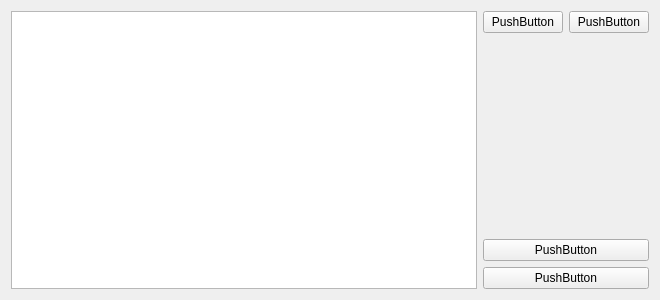
<?xml version="1.0" encoding="UTF-8"?>
<ui version="4.0">
 <class>graphwidget</class>
 <widget class="QWidget" name="graphwidget">
  <property name="geometry">
   <rect>
    <x>0</x>
    <y>0</y>
    <width>660</width>
    <height>300</height>
   </rect>
  </property>
  <property name="windowTitle">
   <string>Form</string>
  </property>
  <layout class="QGridLayout" name="gridLayout">
   <item row="0" column="1">
    <widget class="QPushButton" name="pushButton_2">
     <property name="text">
      <string>PushButton</string>
     </property>
    </widget>
   </item>
   <item row="0" column="2">
    <widget class="QPushButton" name="pushButton">
     <property name="text">
      <string>PushButton</string>
     </property>
    </widget>
   </item>
   <item row="1" column="2">
    <spacer name="verticalSpacer">
     <property name="orientation">
      <enum>Qt::Vertical</enum>
     </property>
     <property name="sizeHint" stdset="0">
      <size>
       <width>20</width>
       <height>186</height>
      </size>
     </property>
    </spacer>
   </item>
   <item row="2" column="1" colspan="2">
    <widget class="QPushButton" name="pushButton_4">
     <property name="text">
      <string>PushButton</string>
     </property>
    </widget>
   </item>
   <item row="3" column="1" colspan="2">
    <widget class="QPushButton" name="pushButton_3">
     <property name="text">
      <string>PushButton</string>
     </property>
    </widget>
   </item>
   <item row="0" column="0" rowspan="4">
    <widget class="QTableView" name="tableView"/>
   </item>
  </layout>
 </widget>
 <resources/>
 <connections/>
</ui>
